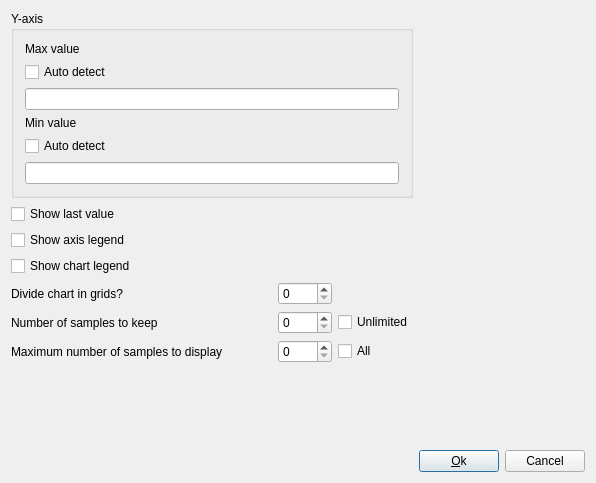
<ui version="4.0" >
 <class>toLineChartSetupUI</class>
 <widget class="QDialog" name="toLineChartSetupUI" >
  <property name="geometry" >
   <rect>
    <x>0</x>
    <y>0</y>
    <width>596</width>
    <height>483</height>
   </rect>
  </property>
  <property name="windowTitle" >
   <string>Chart setup</string>
  </property>
  <layout class="QGridLayout" >
   <property name="leftMargin" >
    <number>11</number>
   </property>
   <property name="topMargin" >
    <number>11</number>
   </property>
   <property name="rightMargin" >
    <number>11</number>
   </property>
   <property name="bottomMargin" >
    <number>11</number>
   </property>
   <property name="horizontalSpacing" >
    <number>6</number>
   </property>
   <property name="verticalSpacing" >
    <number>6</number>
   </property>
   <item row="5" column="1" >
    <widget class="QSpinBox" name="Samples" >
     <property name="maximum" >
      <number>1000</number>
     </property>
    </widget>
   </item>
   <item row="5" column="0" >
    <widget class="QLabel" name="TextLabel1_2" >
     <property name="text" >
      <string>Number of samples to keep</string>
     </property>
     <property name="wordWrap" >
      <bool>false</bool>
     </property>
    </widget>
   </item>
   <item row="0" column="0" colspan="3" >
    <widget class="QGroupBox" name="GroupBox1" >
     <property name="title" >
      <string>Y-axis</string>
     </property>
     <layout class="QGridLayout" >
      <property name="leftMargin" >
       <number>11</number>
      </property>
      <property name="topMargin" >
       <number>11</number>
      </property>
      <property name="rightMargin" >
       <number>11</number>
      </property>
      <property name="bottomMargin" >
       <number>11</number>
      </property>
      <property name="horizontalSpacing" >
       <number>6</number>
      </property>
      <property name="verticalSpacing" >
       <number>6</number>
      </property>
      <item row="0" column="0" >
       <widget class="QLabel" name="TextLabel1" >
        <property name="text" >
         <string>Max value</string>
        </property>
        <property name="wordWrap" >
         <bool>false</bool>
        </property>
       </widget>
      </item>
      <item row="3" column="0" >
       <widget class="QLabel" name="TextLabel4" >
        <property name="text" >
         <string>Min value</string>
        </property>
        <property name="wordWrap" >
         <bool>false</bool>
        </property>
       </widget>
      </item>
      <item row="5" column="0" >
       <widget class="QLineEdit" name="MinValue" />
      </item>
      <item row="2" column="0" >
       <widget class="QLineEdit" name="MaxValue" />
      </item>
      <item row="1" column="0" >
       <widget class="QCheckBox" name="AutoMax" >
        <property name="text" >
         <string>Auto detect</string>
        </property>
       </widget>
      </item>
      <item row="4" column="0" >
       <widget class="QCheckBox" name="AutoMin" >
        <property name="text" >
         <string>Auto detect</string>
        </property>
       </widget>
      </item>
     </layout>
    </widget>
   </item>
   <item row="7" column="1" >
    <spacer>
     <property name="orientation" >
      <enum>Qt::Vertical</enum>
     </property>
     <property name="sizeType" >
      <enum>QSizePolicy::Expanding</enum>
     </property>
     <property name="sizeHint" >
      <size>
       <width>20</width>
       <height>20</height>
      </size>
     </property>
    </spacer>
   </item>
   <item row="1" column="0" colspan="3" >
    <widget class="QCheckBox" name="ShowLast" >
     <property name="text" >
      <string>Show last value</string>
     </property>
    </widget>
   </item>
   <item row="2" column="0" colspan="3" >
    <widget class="QCheckBox" name="ShowAxis" >
     <property name="text" >
      <string>Show axis legend</string>
     </property>
    </widget>
   </item>
   <item row="3" column="0" colspan="3" >
    <widget class="QCheckBox" name="ShowLegend" >
     <property name="text" >
      <string>Show chart legend</string>
     </property>
    </widget>
   </item>
   <item row="8" column="3" >
    <widget class="QPushButton" name="OkButton" >
     <property name="text" >
      <string>&amp;Ok</string>
     </property>
     <property name="default" >
      <bool>true</bool>
     </property>
    </widget>
   </item>
   <item row="8" column="4" >
    <widget class="QPushButton" name="CancelButton" >
     <property name="text" >
      <string>Cancel</string>
     </property>
    </widget>
   </item>
   <item row="8" column="0" colspan="3" >
    <spacer>
     <property name="orientation" >
      <enum>Qt::Horizontal</enum>
     </property>
     <property name="sizeType" >
      <enum>QSizePolicy::Expanding</enum>
     </property>
     <property name="sizeHint" >
      <size>
       <width>20</width>
       <height>20</height>
      </size>
     </property>
    </spacer>
   </item>
   <item rowspan="8" row="0" column="3" colspan="2" >
    <widget class="toListView" native="1" name="Enabled" />
   </item>
   <item row="6" column="1" >
    <widget class="QSpinBox" name="DisplaySamples" >
     <property name="maximum" >
      <number>1000</number>
     </property>
    </widget>
   </item>
   <item row="6" column="2" >
    <widget class="QCheckBox" name="AllSamples" >
     <property name="text" >
      <string>All</string>
     </property>
    </widget>
   </item>
   <item row="6" column="0" >
    <widget class="QLabel" name="TextLabel1_2_2" >
     <property name="text" >
      <string>Maximum number of samples to display</string>
     </property>
     <property name="wordWrap" >
      <bool>false</bool>
     </property>
    </widget>
   </item>
   <item row="5" column="2" >
    <widget class="QCheckBox" name="UnlimitedSamples" >
     <property name="text" >
      <string>Unlimited</string>
     </property>
    </widget>
   </item>
   <item row="4" column="0" >
    <widget class="QLabel" name="TextLabel5" >
     <property name="sizePolicy" >
      <sizepolicy vsizetype="Minimum" hsizetype="Expanding" >
       <horstretch>0</horstretch>
       <verstretch>0</verstretch>
      </sizepolicy>
     </property>
     <property name="text" >
      <string>Divide chart in grids?</string>
     </property>
     <property name="wordWrap" >
      <bool>false</bool>
     </property>
     <property name="buddy" >
      <cstring>Grids</cstring>
     </property>
    </widget>
   </item>
   <item row="4" column="1" >
    <widget class="QSpinBox" name="Grids" />
   </item>
  </layout>
 </widget>
 <customwidgets>
  <customwidget>
   <class>toListView</class>
   <extends>QWidget</extends>
   <header>tools/toresultview.h</header>
  </customwidget>
 </customwidgets>
 <tabstops>
  <tabstop>AutoMax</tabstop>
  <tabstop>MaxValue</tabstop>
  <tabstop>AutoMin</tabstop>
  <tabstop>MinValue</tabstop>
  <tabstop>ShowLast</tabstop>
  <tabstop>ShowAxis</tabstop>
  <tabstop>ShowLegend</tabstop>
  <tabstop>Grids</tabstop>
  <tabstop>Samples</tabstop>
  <tabstop>UnlimitedSamples</tabstop>
  <tabstop>DisplaySamples</tabstop>
  <tabstop>AllSamples</tabstop>
  <tabstop>OkButton</tabstop>
  <tabstop>CancelButton</tabstop>
 </tabstops>
 <resources/>
 <connections>
  <connection>
   <sender>AutoMax</sender>
   <signal>toggled(bool)</signal>
   <receiver>MaxValue</receiver>
   <slot>setDisabled(bool)</slot>
   <hints>
    <hint type="sourcelabel" >
     <x>20</x>
     <y>20</y>
    </hint>
    <hint type="destinationlabel" >
     <x>20</x>
     <y>20</y>
    </hint>
   </hints>
  </connection>
  <connection>
   <sender>AutoMin</sender>
   <signal>toggled(bool)</signal>
   <receiver>MinValue</receiver>
   <slot>setDisabled(bool)</slot>
   <hints>
    <hint type="sourcelabel" >
     <x>20</x>
     <y>20</y>
    </hint>
    <hint type="destinationlabel" >
     <x>20</x>
     <y>20</y>
    </hint>
   </hints>
  </connection>
  <connection>
   <sender>OkButton</sender>
   <signal>clicked()</signal>
   <receiver>toLineChartSetupUI</receiver>
   <slot>accept()</slot>
   <hints>
    <hint type="sourcelabel" >
     <x>20</x>
     <y>20</y>
    </hint>
    <hint type="destinationlabel" >
     <x>20</x>
     <y>20</y>
    </hint>
   </hints>
  </connection>
  <connection>
   <sender>CancelButton</sender>
   <signal>clicked()</signal>
   <receiver>toLineChartSetupUI</receiver>
   <slot>reject()</slot>
   <hints>
    <hint type="sourcelabel" >
     <x>20</x>
     <y>20</y>
    </hint>
    <hint type="destinationlabel" >
     <x>20</x>
     <y>20</y>
    </hint>
   </hints>
  </connection>
  <connection>
   <sender>UnlimitedSamples</sender>
   <signal>toggled(bool)</signal>
   <receiver>Samples</receiver>
   <slot>setDisabled(bool)</slot>
   <hints>
    <hint type="sourcelabel" >
     <x>20</x>
     <y>20</y>
    </hint>
    <hint type="destinationlabel" >
     <x>20</x>
     <y>20</y>
    </hint>
   </hints>
  </connection>
  <connection>
   <sender>AllSamples</sender>
   <signal>toggled(bool)</signal>
   <receiver>DisplaySamples</receiver>
   <slot>setDisabled(bool)</slot>
   <hints>
    <hint type="sourcelabel" >
     <x>20</x>
     <y>20</y>
    </hint>
    <hint type="destinationlabel" >
     <x>20</x>
     <y>20</y>
    </hint>
   </hints>
  </connection>
 </connections>
</ui>
